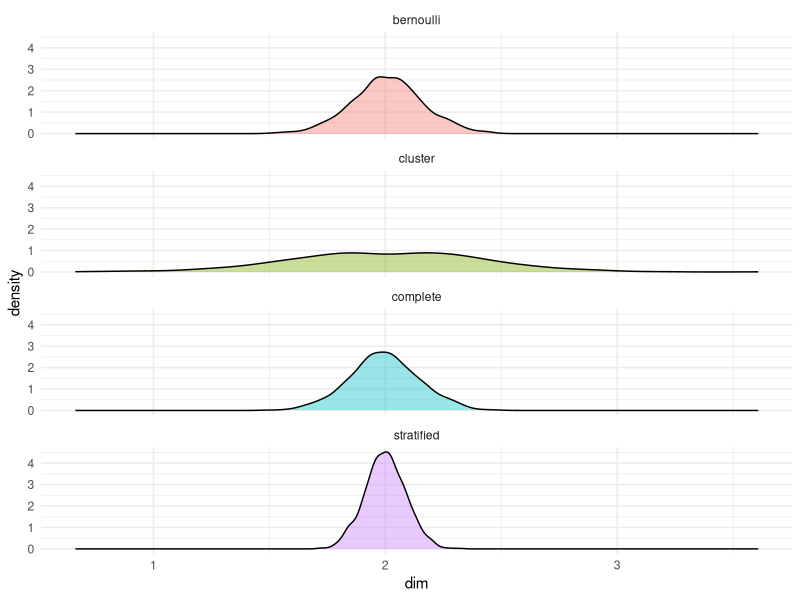

The R source for this figure:
## ---- chunk 1
dgp_p1 <- function() {
  ### Define number of schools, and number of students in the school
  G <- 50 # number of schools
  ng <- 10 # number of students in each school
  n <- G*ng # total n-size
  
  ### Assign students to schools
  school <-rep(seq(1,G), ng)
  school <- sort(school)
  
  ### Gamma (school-varying intercept for PO's)
  gamma <- rnorm(G, sd=sqrt(2))[school]
  
  ### Generate potential outcomes
  y0 <- gamma + rnorm(n)
  y1 <- 2 + gamma + rnorm(n)
  
  ### Put everything into a data-frame
  data <- data.frame("school" = school, "y0" = y0, "y1" = y1)
  
  return(data)
}

## ---- chunk 2
library(tidyverse)

# empty results df to fill
res <- tibble(
  complete = rep(0, 1000),
  bernoulli = rep(0, 1000),
  cluster = rep(0, 1000),
  stratified = rep(0, 1000)
)

for (i in 1:1000) {
  data <- dgp_p1()

  # complete
  row_ids <- sample(1:500, 250)
  complete <- data %>% 
    mutate(
      id = row_number(),
      D = if_else(id %in% row_ids, 1, 0)
      ) %>% 
    select(-id)
  
  # bernoulli
  bernoulli <- data %>% 
    mutate(D = rbinom(500, 1, 0.5))
  
  # cluster
  school_ids <- sample(1:50, 25)
  cluster <- data %>% 
    group_by(school) %>% 
    mutate(
      group_id = cur_group_id(),
      D = if_else(group_id %in% school_ids, 1 , 0)
    ) %>% 
    ungroup() %>% 
    select(-group_id)
  
  # stratified
  within_school_ids <- data %>% 
    group_by(school) %>% 
    mutate(chosen_id = row_number()) %>% 
    slice_sample(n = 5) %>% 
    ungroup() %>% 
    select(school, chosen_id) %>% 
    mutate(D = 1)
  
  stratified <- data %>%
    group_by(school) %>% 
    mutate(
      id = row_number()
      ) %>% 
    ungroup() %>% 
    left_join(
      within_school_ids, by = c("id" = "chosen_id", "school")
      ) %>% 
    mutate(D = replace_na(D, 0)) %>% 
    select(-id)
  
  data_list <- list(complete, bernoulli, cluster, stratified)
  
  dim <- function(data){
    
    return(mean(data[data$D == 1, ]$y1) - mean(data[data$D == 0, ]$y0))
    
  }
  
  res[i, ] <- data_list %>% 
    map(.f = dim)
  
}

## ---- chunk 3
res %>% 
  pivot_longer(cols = everything(), names_to = "sampling_mechanism", values_to = "dim") %>% 
  ggplot(aes(x = dim, fill = sampling_mechanism)) +
  geom_density(alpha = 0.4, show.legend = F) +
  facet_wrap(~ sampling_mechanism, ncol = 1) +
  theme_minimal()
